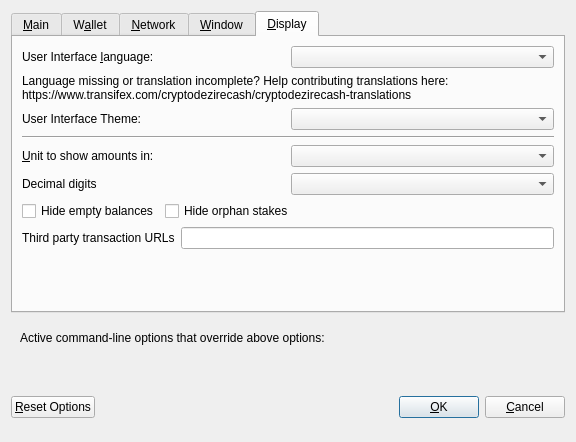
<?xml version="1.0" encoding="UTF-8"?>
<ui version="4.0">
 <class>OptionsDialog</class>
 <widget class="QDialog" name="OptionsDialog">
  <property name="geometry">
   <rect>
    <x>0</x>
    <y>0</y>
    <width>576</width>
    <height>442</height>
   </rect>
  </property>
  <property name="windowTitle">
   <string>Options</string>
  </property>
  <property name="modal">
   <bool>true</bool>
  </property>
  <layout class="QVBoxLayout" name="verticalLayout">
   <item>
    <widget class="QTabWidget" name="tabWidget">
     <property name="currentIndex">
      <number>4</number>
     </property>
     <widget class="QWidget" name="tabMain">
      <attribute name="title">
       <string>&amp;Main</string>
      </attribute>
      <layout class="QVBoxLayout" name="verticalLayout_Main">
       <item>
        <widget class="QCheckBox" name="bitcoinAtStartup">
         <property name="toolTip">
          <string>Automatically start Crypto Dezire Cash after logging in to the system.</string>
         </property>
         <property name="text">
          <string>&amp;Start Crypto Dezire Cash on system login</string>
         </property>
        </widget>
       </item>
       <item>
        <layout class="QHBoxLayout" name="horizontalLayout_2_Main">
         <item>
          <widget class="QLabel" name="databaseCacheLabel">
           <property name="text">
            <string>Size of &amp;database cache</string>
           </property>
           <property name="textFormat">
            <enum>Qt::PlainText</enum>
           </property>
           <property name="buddy">
            <cstring>databaseCache</cstring>
           </property>
          </widget>
         </item>
         <item>
          <widget class="QSpinBox" name="databaseCache"/>
         </item>
         <item>
          <widget class="QLabel" name="databaseCacheUnitLabel">
           <property name="text">
            <string>MB</string>
           </property>
           <property name="textFormat">
            <enum>Qt::PlainText</enum>
           </property>
          </widget>
         </item>
         <item>
          <spacer name="horizontalSpacer_2_Main">
           <property name="orientation">
            <enum>Qt::Horizontal</enum>
           </property>
           <property name="sizeHint" stdset="0">
            <size>
             <width>40</width>
             <height>20</height>
            </size>
           </property>
          </spacer>
         </item>
        </layout>
       </item>
       <item>
        <layout class="QHBoxLayout" name="horizontalLayout_3_Main">
         <item>
          <widget class="QLabel" name="threadsScriptVerifLabel">
           <property name="text">
            <string>Number of script &amp;verification threads</string>
           </property>
           <property name="textFormat">
            <enum>Qt::PlainText</enum>
           </property>
           <property name="buddy">
            <cstring>threadsScriptVerif</cstring>
           </property>
          </widget>
         </item>
         <item>
          <widget class="QSpinBox" name="threadsScriptVerif">
           <property name="toolTip">
            <string>(0 = auto, &lt;0 = leave that many cores free)</string>
           </property>
          </widget>
         </item>
         <item>
          <spacer name="horizontalSpacer_3_Main">
           <property name="orientation">
            <enum>Qt::Horizontal</enum>
           </property>
           <property name="sizeHint" stdset="0">
            <size>
             <width>40</width>
             <height>20</height>
            </size>
           </property>
          </spacer>
         </item>
        </layout>
       </item>
       <item>
        <spacer name="verticalSpacer_2">
         <property name="orientation">
          <enum>Qt::Vertical</enum>
         </property>
         <property name="sizeHint" stdset="0">
          <size>
           <width>20</width>
           <height>40</height>
          </size>
         </property>
        </spacer>
       </item>
       <item>
        <widget class="QCheckBox" name="checkBoxZeromintEnable">
         <property name="toolTip">
          <string>Enable automatic minting of CDZC units to zCDZC</string>
         </property>
         <property name="layoutDirection">
          <enum>Qt::LeftToRight</enum>
         </property>
         <property name="text">
          <string>Enable zCDZC Automint</string>
         </property>
        </widget>
       </item>
       <item>
        <layout class="QHBoxLayout" name="horizontalLayout_3">
         <item>
          <widget class="QLabel" name="percentage_label">
           <property name="toolTip">
            <string>Percentage of incoming CDZC which get automatically converted to zCDZC via Zerocoin Protocol (min: 10%)</string>
           </property>
           <property name="text">
            <string>Percentage of autominted zCDZC</string>
           </property>
          </widget>
         </item>
         <item>
          <widget class="QSpinBox" name="zeromintPercentage">
           <property name="minimum">
            <number>1</number>
           </property>
           <property name="maximum">
            <number>100</number>
           </property>
          </widget>
         </item>
        </layout>
       </item>
       <item>
        <layout class="QHBoxLayout" name="horizontalLayout" stretch="0,0">
         <property name="sizeConstraint">
          <enum>QLayout::SetFixedSize</enum>
         </property>
         <item>
          <widget class="QLabel" name="labelPreferredDenom">
           <property name="maximumSize">
            <size>
             <width>16777215</width>
             <height>16777215</height>
            </size>
           </property>
           <property name="toolTip">
            <string>Wait with automatic conversion to Zerocoin until enough CDZC for this denomination is available</string>
           </property>
           <property name="text">
            <string>Preferred Automint zCDZC Denomination</string>
           </property>
          </widget>
         </item>
         <item>
          <widget class="QComboBox" name="preferredDenom">
           <property name="maximumSize">
            <size>
             <width>16777215</width>
             <height>27</height>
            </size>
           </property>
           <property name="toolTip">
            <string>Wait with automatic conversion to Zerocoin until enough CDZC for this denomination is available</string>
           </property>
           <property name="maxVisibleItems">
            <number>9</number>
           </property>
           <property name="maxCount">
            <number>9</number>
           </property>
          </widget>
         </item>
        </layout>
       </item>
      </layout>
     </widget>
     <widget class="QWidget" name="tabWallet">
      <attribute name="title">
       <string>W&amp;allet</string>
      </attribute>
      <layout class="QVBoxLayout" name="verticalLayout_Wallet">
       <item>
        <layout class="QHBoxLayout" name="horizontalLayout_2_Wallet">
         <item>
          <widget class="QLabel" name="labelStakeSplitThresholdText">
           <property name="text">
            <string>Stake split threshold:</string>
           </property>
          </widget>
         </item>
         <item>
          <widget class="QSpinBox" name="spinBoxStakeSplitThreshold">
           <property name="minimum">
            <number>1</number>
           </property>
           <property name="maximum">
            <number>999999</number>
           </property>
          </widget>
         </item>
        </layout>
       </item>
       <item>
        <widget class="QGroupBox" name="groupBox">
         <property name="title">
          <string>Expert</string>
         </property>
         <layout class="QVBoxLayout" name="verticalLayout_2">
          <item>
           <widget class="QCheckBox" name="coinControlFeatures">
            <property name="toolTip">
             <string>Whether to show coin control features or not.</string>
            </property>
            <property name="text">
             <string>Enable coin &amp;control features</string>
            </property>
           </widget>
          </item>
          <item>
           <widget class="QCheckBox" name="showMasternodesTab">
            <property name="toolTip">
             <string>Show additional tab listing all your masternodes in first sub-tab&lt;br/&gt;and all masternodes on the network in second sub-tab.</string>
            </property>
            <property name="text">
             <string>Show Masternodes Tab</string>
            </property>
           </widget>
          </item>
          <item>
           <widget class="QCheckBox" name="spendZeroConfChange">
            <property name="toolTip">
             <string>If you disable the spending of unconfirmed change, the change from a transaction&lt;br/&gt;cannot be used until that transaction has at least one confirmation.&lt;br/&gt;This also affects how your balance is computed.</string>
            </property>
            <property name="text">
             <string>&amp;Spend unconfirmed change</string>
            </property>
           </widget>
          </item>
         </layout>
        </widget>
       </item>
       <item>
        <spacer name="verticalSpacer_Wallet">
         <property name="orientation">
          <enum>Qt::Vertical</enum>
         </property>
         <property name="sizeHint" stdset="0">
          <size>
           <width>20</width>
           <height>40</height>
          </size>
         </property>
        </spacer>
       </item>
      </layout>
     </widget>
     <widget class="QWidget" name="tabNetwork">
      <attribute name="title">
       <string>&amp;Network</string>
      </attribute>
      <layout class="QVBoxLayout" name="verticalLayout_Network">
       <item>
        <widget class="QCheckBox" name="mapPortUpnp">
         <property name="toolTip">
          <string>Automatically open the Crypto Dezire Cash client port on the router. This only works when your router supports UPnP and it is enabled.</string>
         </property>
         <property name="text">
          <string>Map port using &amp;UPnP</string>
         </property>
        </widget>
       </item>
       <item>
        <widget class="QCheckBox" name="allowIncoming">
         <property name="toolTip">
          <string>Accept connections from outside</string>
         </property>
         <property name="text">
          <string>Allow incoming connections</string>
         </property>
        </widget>
       </item>
       <item>
        <widget class="QCheckBox" name="connectSocks">
         <property name="toolTip">
          <string>Connect to the Crypto Dezire Cash network through a SOCKS5 proxy.</string>
         </property>
         <property name="text">
          <string>&amp;Connect through SOCKS5 proxy (default proxy):</string>
         </property>
        </widget>
       </item>
       <item>
        <layout class="QHBoxLayout" name="horizontalLayout_1_Network">
         <item>
          <widget class="QLabel" name="proxyIpLabel">
           <property name="text">
            <string>Proxy &amp;IP:</string>
           </property>
           <property name="textFormat">
            <enum>Qt::PlainText</enum>
           </property>
           <property name="buddy">
            <cstring>proxyIp</cstring>
           </property>
          </widget>
         </item>
         <item>
          <widget class="QValidatedLineEdit" name="proxyIp">
           <property name="minimumSize">
            <size>
             <width>140</width>
             <height>0</height>
            </size>
           </property>
           <property name="maximumSize">
            <size>
             <width>140</width>
             <height>16777215</height>
            </size>
           </property>
           <property name="toolTip">
            <string>IP address of the proxy (e.g. IPv4: 127.0.0.1 / IPv6: ::1)</string>
           </property>
          </widget>
         </item>
         <item>
          <widget class="QLabel" name="proxyPortLabel">
           <property name="text">
            <string>&amp;Port:</string>
           </property>
           <property name="textFormat">
            <enum>Qt::PlainText</enum>
           </property>
           <property name="buddy">
            <cstring>proxyPort</cstring>
           </property>
          </widget>
         </item>
         <item>
          <widget class="QLineEdit" name="proxyPort">
           <property name="minimumSize">
            <size>
             <width>55</width>
             <height>0</height>
            </size>
           </property>
           <property name="maximumSize">
            <size>
             <width>55</width>
             <height>16777215</height>
            </size>
           </property>
           <property name="toolTip">
            <string>Port of the proxy (e.g. 9050)</string>
           </property>
          </widget>
         </item>
         <item>
          <spacer name="horizontalSpacer_1_Network">
           <property name="orientation">
            <enum>Qt::Horizontal</enum>
           </property>
           <property name="sizeHint" stdset="0">
            <size>
             <width>40</width>
             <height>20</height>
            </size>
           </property>
          </spacer>
         </item>
        </layout>
       </item>
       <item>
        <spacer name="verticalSpacer_Network">
         <property name="orientation">
          <enum>Qt::Vertical</enum>
         </property>
         <property name="sizeHint" stdset="0">
          <size>
           <width>20</width>
           <height>40</height>
          </size>
         </property>
        </spacer>
       </item>
      </layout>
     </widget>
     <widget class="QWidget" name="tabWindow">
      <attribute name="title">
       <string>&amp;Window</string>
      </attribute>
      <layout class="QVBoxLayout" name="verticalLayout_Window">
       <item>
        <widget class="QCheckBox" name="minimizeToTray">
         <property name="toolTip">
          <string>Show only a tray icon after minimizing the window.</string>
         </property>
         <property name="text">
          <string>&amp;Minimize to the tray instead of the taskbar</string>
         </property>
        </widget>
       </item>
       <item>
        <widget class="QCheckBox" name="minimizeOnClose">
         <property name="toolTip">
          <string>Minimize instead of exit the application when the window is closed. When this option is enabled, the application will be closed only after selecting Quit in the menu.</string>
         </property>
         <property name="text">
          <string>M&amp;inimize on close</string>
         </property>
        </widget>
       </item>
       <item>
        <spacer name="verticalSpacer_Window">
         <property name="orientation">
          <enum>Qt::Vertical</enum>
         </property>
         <property name="sizeHint" stdset="0">
          <size>
           <width>20</width>
           <height>40</height>
          </size>
         </property>
        </spacer>
       </item>
      </layout>
     </widget>
     <widget class="QWidget" name="tabDisplay">
      <attribute name="title">
       <string>&amp;Display</string>
      </attribute>
      <layout class="QVBoxLayout" name="verticalLayout_Display">
       <item>
        <layout class="QHBoxLayout" name="horizontalLayout_1_Display">
         <item>
          <widget class="QLabel" name="langLabel">
           <property name="text">
            <string>User Interface &amp;language:</string>
           </property>
           <property name="textFormat">
            <enum>Qt::PlainText</enum>
           </property>
           <property name="buddy">
            <cstring>lang</cstring>
           </property>
          </widget>
         </item>
         <item>
          <widget class="QValueComboBox" name="lang">
           <property name="toolTip">
            <string>The user interface language can be set here. This setting will take effect after restarting Crypto Dezire Cash.</string>
           </property>
          </widget>
         </item>
        </layout>
       </item>
       <item>
        <widget class="QLabel" name="label_3">
         <property name="toolTip">
          <string notr="true"/>
         </property>
         <property name="statusTip">
          <string notr="true"/>
         </property>
         <property name="whatsThis">
          <string notr="true"/>
         </property>
         <property name="accessibleName">
          <string notr="true"/>
         </property>
         <property name="text">
          <string>Language missing or translation incomplete? Help contributing translations here:
https://www.transifex.com/cryptodezirecash/cryptodezirecash-translations</string>
         </property>
         <property name="wordWrap">
          <bool>true</bool>
         </property>
         <property name="openExternalLinks">
          <bool>true</bool>
         </property>
         <property name="textInteractionFlags">
          <set>Qt::TextBrowserInteraction</set>
         </property>
        </widget>
       </item>
       <item>
        <layout class="QHBoxLayout" name="horizontalLayout_2_Display" stretch="0,0">
         <item>
          <widget class="QLabel" name="themeLabel">
           <property name="text">
            <string>User Interface Theme:</string>
           </property>
          </widget>
         </item>
         <item>
          <widget class="QValueComboBox" name="theme"/>
         </item>
        </layout>
       </item>
       <item>
        <widget class="Line" name="line">
         <property name="orientation">
          <enum>Qt::Horizontal</enum>
         </property>
        </widget>
       </item>
       <item>
        <layout class="QHBoxLayout" name="horizontalLayout_3_Display">
         <item>
          <widget class="QLabel" name="unitLabel">
           <property name="text">
            <string>&amp;Unit to show amounts in:</string>
           </property>
           <property name="textFormat">
            <enum>Qt::PlainText</enum>
           </property>
           <property name="buddy">
            <cstring>unit</cstring>
           </property>
          </widget>
         </item>
         <item>
          <widget class="QValueComboBox" name="unit">
           <property name="toolTip">
            <string>Choose the default subdivision unit to show in the interface and when sending coins.</string>
           </property>
          </widget>
         </item>
        </layout>
       </item>
       <item>
        <layout class="QHBoxLayout" name="horizontalLayout_4_Display">
         <item>
          <widget class="QLabel" name="digitsLabel">
           <property name="text">
            <string>Decimal digits</string>
           </property>
          </widget>
         </item>
         <item>
          <widget class="QValueComboBox" name="digits"/>
         </item>
        </layout>
       </item>
       <item>
        <layout class="QHBoxLayout" name="horizontalLayout_5_Display">
       <item>
        <widget class="QCheckBox" name="checkBoxHideZeroBalances">
         <property name="toolTip">
          <string>Hide empty balances</string>
         </property>
         <property name="layoutDirection">
          <enum>Qt::LeftToRight</enum>
         </property>
         <property name="text">
          <string>Hide empty balances</string>
         </property>
        </widget>
       </item>
       <item>
          <widget class="QCheckBox" name="checkBoxHideOrphans">
           <property name="toolTip">
            <string>Hide orphan stakes in transaction lists</string>
           </property>
           <property name="text">
            <string>Hide orphan stakes</string>
           </property>
          </widget>
         </item>
         <item>
          <spacer name="horizontalSpacer">
           <property name="orientation">
            <enum>Qt::Horizontal</enum>
           </property>
           <property name="sizeHint" stdset="0">
            <size>
             <width>40</width>
             <height>20</height>
            </size>
           </property>
          </spacer>
         </item>
        </layout>
       </item>
       <item>
        <layout class="QHBoxLayout" name="horizontalLayout_6_Display">
         <item>
          <widget class="QLabel" name="thirdPartyTxUrlsLabel">
           <property name="toolTip">
            <string>Third party URLs (e.g. a block explorer) that appear in the transactions tab as context menu items. %s in the URL is replaced by transaction hash. Multiple URLs are separated by vertical bar |.</string>
           </property>
           <property name="text">
            <string>Third party transaction URLs</string>
           </property>
           <property name="buddy">
            <cstring>thirdPartyTxUrls</cstring>
           </property>
          </widget>
         </item>
         <item>
          <widget class="QLineEdit" name="thirdPartyTxUrls">
           <property name="toolTip">
            <string>Third party URLs (e.g. a block explorer) that appear in the transactions tab as context menu items. %s in the URL is replaced by transaction hash. Multiple URLs are separated by vertical bar |.</string>
           </property>
          </widget>
         </item>
        </layout>
       </item>
       <item>
        <spacer name="verticalSpacer">
         <property name="orientation">
          <enum>Qt::Vertical</enum>
         </property>
         <property name="sizeHint" stdset="0">
          <size>
           <width>20</width>
           <height>40</height>
          </size>
         </property>
        </spacer>
       </item>
      </layout>
     </widget>
    </widget>
   </item>
   <item>
    <widget class="QFrame" name="frame">
     <layout class="QVBoxLayout" name="verticalLayout_Bottom">
      <item>
       <layout class="QHBoxLayout" name="horizontalLayout_Bottom">
        <item>
         <widget class="QLabel" name="overriddenByCommandLineInfoLabel">
          <property name="text">
           <string>Active command-line options that override above options:</string>
          </property>
          <property name="textFormat">
           <enum>Qt::PlainText</enum>
          </property>
         </widget>
        </item>
        <item>
         <spacer name="horizontalSpacer_Bottom">
          <property name="orientation">
           <enum>Qt::Horizontal</enum>
          </property>
          <property name="sizeHint" stdset="0">
           <size>
            <width>40</width>
            <height>20</height>
           </size>
          </property>
         </spacer>
        </item>
       </layout>
      </item>
      <item>
       <widget class="QLabel" name="overriddenByCommandLineLabel">
        <property name="text">
         <string/>
        </property>
        <property name="textFormat">
         <enum>Qt::PlainText</enum>
        </property>
        <property name="wordWrap">
         <bool>true</bool>
        </property>
       </widget>
      </item>
     </layout>
    </widget>
   </item>
   <item>
    <layout class="QHBoxLayout" name="horizontalLayout_Buttons">
     <item>
      <widget class="QPushButton" name="resetButton">
       <property name="toolTip">
        <string>Reset all client options to default.</string>
       </property>
       <property name="text">
        <string>&amp;Reset Options</string>
       </property>
       <property name="autoDefault">
        <bool>false</bool>
       </property>
      </widget>
     </item>
     <item>
      <spacer name="horizontalSpacer_1">
       <property name="orientation">
        <enum>Qt::Horizontal</enum>
       </property>
       <property name="sizeHint" stdset="0">
        <size>
         <width>40</width>
         <height>48</height>
        </size>
       </property>
      </spacer>
     </item>
     <item>
      <widget class="QLabel" name="statusLabel">
       <property name="minimumSize">
        <size>
         <width>200</width>
         <height>0</height>
        </size>
       </property>
       <property name="font">
        <font>
         <weight>75</weight>
         <bold>true</bold>
        </font>
       </property>
       <property name="text">
        <string/>
       </property>
       <property name="textFormat">
        <enum>Qt::PlainText</enum>
       </property>
       <property name="wordWrap">
        <bool>true</bool>
       </property>
      </widget>
     </item>
     <item>
      <spacer name="horizontalSpacer_2">
       <property name="orientation">
        <enum>Qt::Horizontal</enum>
       </property>
       <property name="sizeHint" stdset="0">
        <size>
         <width>40</width>
         <height>48</height>
        </size>
       </property>
      </spacer>
     </item>
     <item>
      <widget class="QPushButton" name="okButton">
       <property name="text">
        <string>&amp;OK</string>
       </property>
       <property name="autoDefault">
        <bool>false</bool>
       </property>
       <property name="default">
        <bool>true</bool>
       </property>
      </widget>
     </item>
     <item>
      <widget class="QPushButton" name="cancelButton">
       <property name="text">
        <string>&amp;Cancel</string>
       </property>
       <property name="autoDefault">
        <bool>false</bool>
       </property>
      </widget>
     </item>
    </layout>
   </item>
  </layout>
 </widget>
 <customwidgets>
  <customwidget>
   <class>QValidatedLineEdit</class>
   <extends>QLineEdit</extends>
   <header>qvalidatedlineedit.h</header>
  </customwidget>
  <customwidget>
   <class>QValueComboBox</class>
   <extends>QComboBox</extends>
   <header>qvaluecombobox.h</header>
  </customwidget>
 </customwidgets>
 <resources/>
 <connections/>
</ui>
